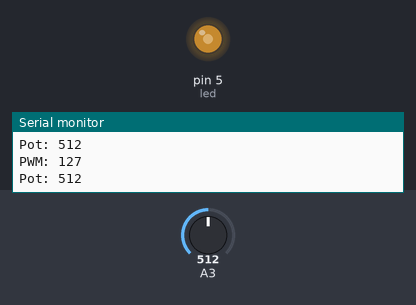
The sketch below on a simulated Arduino Uno, built with avr-gcc and run on an emulated ATmega328P. On the bench: output pins drawn as LEDs (lit = HIGH), the last lines printed to the serial monitor. The test bench sets the inputs (shaded band); at power-on: A3 = 512.

Above: at 1.2 s.
1.3 s: A3 set to 716
At 1.7 s:
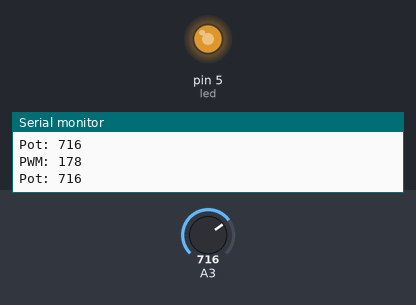
2.8 s: A3 set to 415
At 3.2 s:
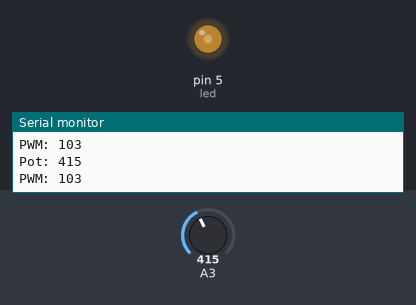
4.3 s: A3 set to 395
At 5.0 s:
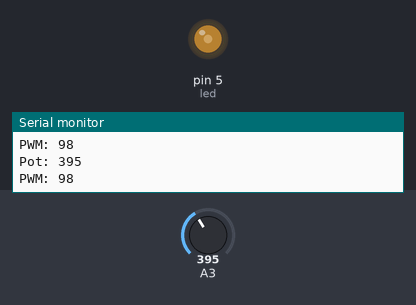
7.3 s: A3 set to 122
At 7.8 s:
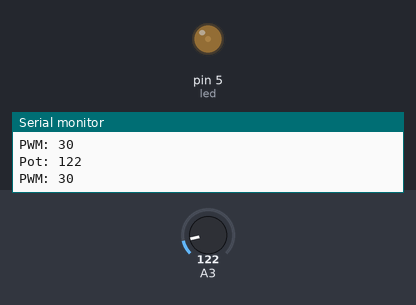
8.8 s: A3 set to 107
At 9.6 s:
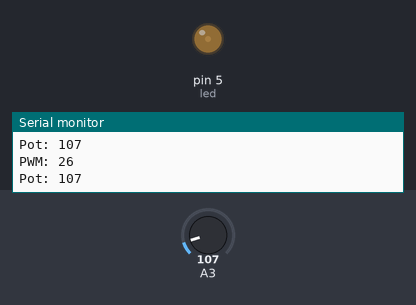
11.8 s: A3 set to 91
At 12.4 s:
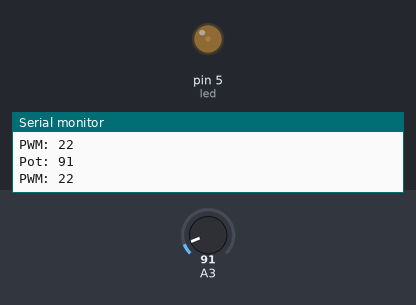
Timing chart, 0 to 14.8 s (numbered marks = the images above; inputs shaded):
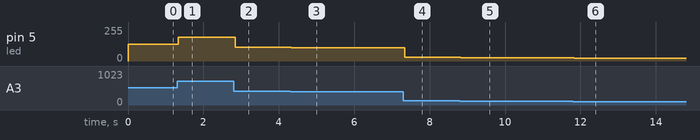

The sketch:

8_Potenciometro_PWM.ino
```cpp
const byte led = 5;

void setup()
{
  Serial.begin(9600);
  pinMode(led, OUTPUT);
}

void loop()
{
  int lectura = analogRead(A3);
  delay(1);
  Serial.print("Pot: "); //Imprime en pantalla el texto
  Serial.println(lectura);

  //int salida = lectura/4;
  int salida = map(lectura,0,1023,0,255);

  Serial.print("PWM: ");
  Serial.println(salida);
  Serial.println();

  analogWrite(led, salida);

}
```

Measured:
- after the input at 1.3 s, pin 5 (led): 127/255 → 178/255 at once
- after the input at 2.8 s, pin 5 (led): 178/255 → 103/255 at once
- after the input at 4.3 s, pin 5 (led): 103/255 → 98/255 at once
- after the input at 7.3 s, pin 5 (led): 98/255 → 30/255 at once
- after the input at 8.8 s, pin 5 (led): 30/255 → 26/255 at once
- after the input at 11.8 s, pin 5 (led): 26/255 → 22/255 at once
